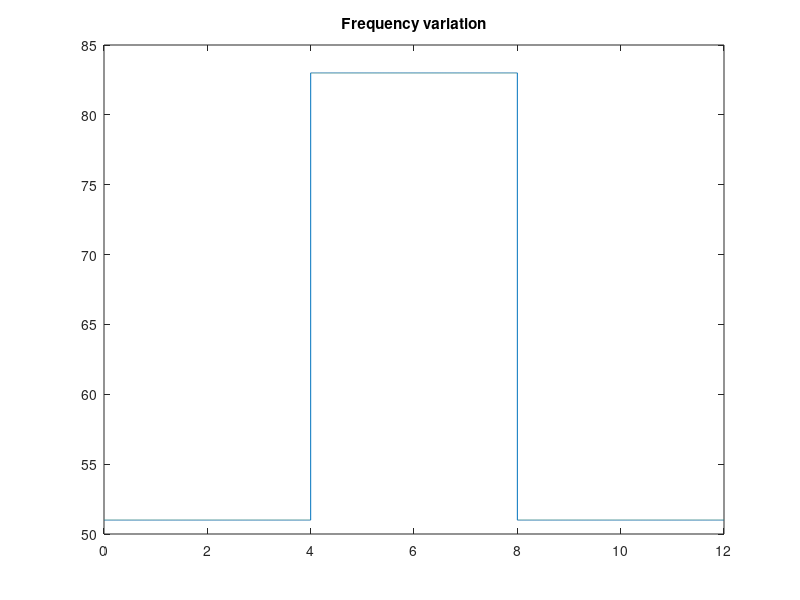
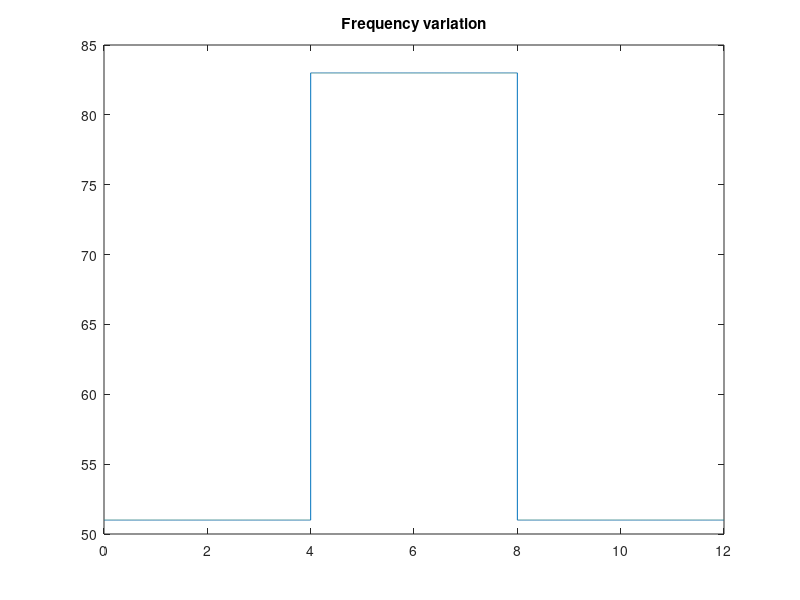

MATLAB code for these plots, in order:
%function [Vk,inputvolt_length,N,Fs,Vrms,time_stamp]= my_non_lin_input()
%% Description: Generates sampled 3 phase varying frequency input.
% SYNTAX -------------------------------------------------------
% Author:   Sandesh Gandhi & Chetan Tonde
%           c/o Power Anser Labs, IIT Bombay
%           Date : 3rd December 2007
%----------------------------------------------------------------

Vmax=300
Vschmitt=270

F0=50;
N=50;                       % samples per cycle
Fs=F0*N;                    % sampling frequency ( Samples/sec )
 
inputvolt_length=30000;     % 12  secs
first_threshold=10000;    
ft=first_threshold/Fs       % 4th sec
second_threshold=20000;
st=second_threshold/Fs      % 8th sec
time_stamp=(1:inputvolt_length)/Fs;
t=zeros(1,second_threshold-first_threshold);
w=zeros(1,second_threshold-first_threshold);

% t=time_stamp(first_threshold:second_threshold);
% win =2*pi*(48 + (ft-4).*(ft-6).*(ft-7.5))/Fs; % starting frequency (Hz) 
% w   =2*pi*(48 + (t-4).*(t-6).*(t-7.5))/Fs;
% wout=2*pi*(48 + (st-4).*(st-6).*(st-7.5))/Fs; % ending frequency (Hz) 

% win=2*pi*(48 + (ft-4).*(ft-6).*(ft-7.5))/Fs; % starting frequency (Hz) 
% 
% t=time_stamp(first_threshold:second_threshold);
% w=2*pi/Fs*(48 + (t-4).*(t-6).*(t-7.5));
% wout=2*pi*(48 + (st-4).*(st-6).*(st-7.5))/Fs; % ending frequency (Hz) 
% t=time_stamp(first_threshold+1:second_threshold);
win =2*pi/Fs*(48 + (ft-5)*(ft-7)); % starting frequency (Hz) 
w   =2*pi/Fs*(48 + (t-5).*(t-7));
wout=2*pi/Fs*(48 + (st-5).*(st-7)); % ending frequency (Hz) 

Vk=zeros(3,inputvolt_length);
omega=zeros(1,inputvolt_length);

for n=1:inputvolt_length     
    if(n<=first_threshold)        
    
        Vk(1,n)= Vmax*(sin(win*n));
        Vk(2,n)= Vmax*(sin(win*n-2*pi/3));
        Vk(3,n)= Vmax*(sin(win*n+2*pi/3));
        omega(n)=win;
    elseif (n>first_threshold & n<=second_threshold)
        Vk(1,n)= Vmax*(sin(w(n-first_threshold)*n));
        Vk(2,n)= Vmax*(sin(w(n-first_threshold)*n-2*pi/3));
        Vk(3,n)= Vmax*(sin(w(n-first_threshold)*n+2*pi/3));
        omega(n)=w(n-first_threshold);
        
    else         %(n>second_threshold & n<inputvolt_length)
        Vk(1,n)= Vmax*(sin(wout*n));
        Vk(2,n)= Vmax*(sin(wout*n-2*pi/3));
        Vk(3,n)= Vmax*(sin(wout*n+2*pi/3));
        omega(n)=wout;
    end
    
end    

figure(1);h=plot(time_stamp,(omega*Fs/(2*pi))');
title('Frequency variation');
disp('Saving figure 1...frequency plot');
saveas(h,'data/mykinputfreq.fig');
saveas(h,'data/mykinputfreq.eps');
%[h]=myplotgraph(omega*Fs/(2*pi),6,'c');

